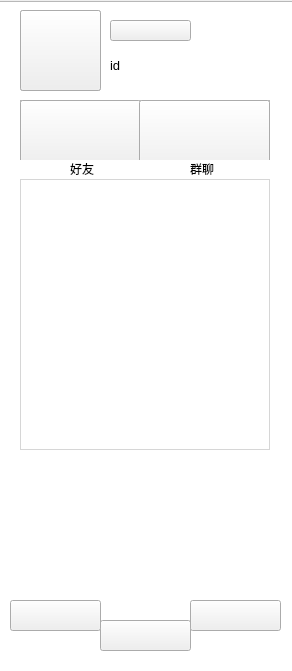
<?xml version="1.0" encoding="UTF-8"?>
<ui version="4.0">
 <class>home</class>
 <widget class="QWidget" name="home">
  <property name="geometry">
   <rect>
    <x>0</x>
    <y>0</y>
    <width>292</width>
    <height>671</height>
   </rect>
  </property>
  <property name="focusPolicy">
   <enum>Qt::NoFocus</enum>
  </property>
  <property name="windowTitle">
   <string>Form</string>
  </property>
  <property name="styleSheet">
   <string notr="true">home{background-image: url(:/img/home.png);}
</string>
  </property>
  <widget class="QToolButton" name="toolButtonImg">
   <property name="geometry">
    <rect>
     <x>20</x>
     <y>10</y>
     <width>81</width>
     <height>81</height>
    </rect>
   </property>
   <property name="styleSheet">
    <string notr="true">border-image: url(:/img/avatarimg.png);</string>
   </property>
   <property name="text">
    <string/>
   </property>
   <property name="iconSize">
    <size>
     <width>80</width>
     <height>80</height>
    </size>
   </property>
   <property name="popupMode">
    <enum>QToolButton::DelayedPopup</enum>
   </property>
   <property name="autoRaise">
    <bool>false</bool>
   </property>
   <property name="arrowType">
    <enum>Qt::NoArrow</enum>
   </property>
  </widget>
  <widget class="QPushButton" name="pushButtonDel">
   <property name="geometry">
    <rect>
     <x>100</x>
     <y>620</y>
     <width>91</width>
     <height>31</height>
    </rect>
   </property>
   <property name="styleSheet">
    <string notr="true">border-image: url(:/img/whitedel.png);</string>
   </property>
   <property name="text">
    <string/>
   </property>
  </widget>
  <widget class="QFrame" name="frame">
   <property name="geometry">
    <rect>
     <x>20</x>
     <y>100</y>
     <width>250</width>
     <height>60</height>
    </rect>
   </property>
   <property name="focusPolicy">
    <enum>Qt::ClickFocus</enum>
   </property>
   <property name="frameShape">
    <enum>QFrame::StyledPanel</enum>
   </property>
   <property name="frameShadow">
    <enum>QFrame::Raised</enum>
   </property>
   <widget class="QToolButton" name="toolButtonFriend">
    <property name="geometry">
     <rect>
      <x>0</x>
      <y>0</y>
      <width>121</width>
      <height>71</height>
     </rect>
    </property>
    <property name="styleSheet">
     <string notr="true">border-image: url(:/img/lucency.png);</string>
    </property>
    <property name="text">
     <string/>
    </property>
   </widget>
   <widget class="QToolButton" name="toolButton_2">
    <property name="geometry">
     <rect>
      <x>119</x>
      <y>0</y>
      <width>131</width>
      <height>81</height>
     </rect>
    </property>
    <property name="styleSheet">
     <string notr="true">border-image: url(:/img/lucency.png);</string>
    </property>
    <property name="text">
     <string/>
    </property>
   </widget>
   <widget class="QListView" name="listView">
    <property name="geometry">
     <rect>
      <x>30</x>
      <y>0</y>
      <width>61</width>
      <height>61</height>
     </rect>
    </property>
    <property name="styleSheet">
     <string notr="true">border-image: url(:/img/friends.png);</string>
    </property>
   </widget>
   <widget class="QLabel" name="label_2">
    <property name="geometry">
     <rect>
      <x>150</x>
      <y>0</y>
      <width>61</width>
      <height>61</height>
     </rect>
    </property>
    <property name="styleSheet">
     <string notr="true">border-image: url(:/img/group.png);</string>
    </property>
    <property name="text">
     <string/>
    </property>
   </widget>
   <zorder>listView</zorder>
   <zorder>label_2</zorder>
   <zorder>toolButtonFriend</zorder>
   <zorder>toolButton_2</zorder>
  </widget>
  <widget class="QLabel" name="labelUserId">
   <property name="geometry">
    <rect>
     <x>110</x>
     <y>50</y>
     <width>121</width>
     <height>30</height>
    </rect>
   </property>
   <property name="font">
    <font>
     <pointsize>10</pointsize>
    </font>
   </property>
   <property name="text">
    <string>id</string>
   </property>
  </widget>
  <widget class="QPushButton" name="pushButtonLogOut">
   <property name="geometry">
    <rect>
     <x>190</x>
     <y>600</y>
     <width>91</width>
     <height>31</height>
    </rect>
   </property>
   <property name="styleSheet">
    <string notr="true">border-image: url(:/img/whiteout.png);</string>
   </property>
   <property name="text">
    <string/>
   </property>
  </widget>
  <widget class="QLabel" name="labelUserName">
   <property name="geometry">
    <rect>
     <x>110</x>
     <y>20</y>
     <width>67</width>
     <height>17</height>
    </rect>
   </property>
   <property name="text">
    <string>username</string>
   </property>
  </widget>
  <widget class="QPushButton" name="pushButtonAdd">
   <property name="geometry">
    <rect>
     <x>10</x>
     <y>600</y>
     <width>91</width>
     <height>31</height>
    </rect>
   </property>
   <property name="styleSheet">
    <string notr="true">border-image: url(:/img/whiteadd.png);</string>
   </property>
   <property name="text">
    <string/>
   </property>
  </widget>
  <widget class="QListWidget" name="listWidgetFriend">
   <property name="geometry">
    <rect>
     <x>20</x>
     <y>179</y>
     <width>250</width>
     <height>271</height>
    </rect>
   </property>
   <property name="styleSheet">
    <string notr="true">font: 75 italic 12pt &quot;Comic Sans MS&quot;;
background-color: rgba(255, 255, 255,0.7);</string>
   </property>
  </widget>
  <widget class="QPushButton" name="pushButton">
   <property name="geometry">
    <rect>
     <x>20</x>
     <y>10</y>
     <width>81</width>
     <height>81</height>
    </rect>
   </property>
   <property name="styleSheet">
    <string notr="true">border-image: url(:/img/lucency.png);</string>
   </property>
   <property name="text">
    <string/>
   </property>
  </widget>
  <widget class="QPushButton" name="pushButton_2">
   <property name="geometry">
    <rect>
     <x>110</x>
     <y>20</y>
     <width>81</width>
     <height>21</height>
    </rect>
   </property>
   <property name="styleSheet">
    <string notr="true">border-image: url(:/img/lucency.png);</string>
   </property>
   <property name="text">
    <string/>
   </property>
  </widget>
  <widget class="QLabel" name="label">
   <property name="geometry">
    <rect>
     <x>70</x>
     <y>160</y>
     <width>31</width>
     <height>17</height>
    </rect>
   </property>
   <property name="text">
    <string>好友</string>
   </property>
  </widget>
  <widget class="QLabel" name="label_3">
   <property name="geometry">
    <rect>
     <x>190</x>
     <y>160</y>
     <width>31</width>
     <height>17</height>
    </rect>
   </property>
   <property name="text">
    <string>群聊</string>
   </property>
  </widget>
  <widget class="QListView" name="listView_2">
   <property name="geometry">
    <rect>
     <x>-5</x>
     <y>1</y>
     <width>301</width>
     <height>671</height>
    </rect>
   </property>
   <property name="styleSheet">
    <string notr="true">border-image: url(:/img/home.png);</string>
   </property>
  </widget>
  <zorder>listView_2</zorder>
  <zorder>toolButtonImg</zorder>
  <zorder>pushButtonDel</zorder>
  <zorder>frame</zorder>
  <zorder>labelUserId</zorder>
  <zorder>pushButtonLogOut</zorder>
  <zorder>labelUserName</zorder>
  <zorder>pushButtonAdd</zorder>
  <zorder>listWidgetFriend</zorder>
  <zorder>pushButton</zorder>
  <zorder>pushButton_2</zorder>
  <zorder>label</zorder>
  <zorder>label_3</zorder>
 </widget>
 <resources/>
 <connections/>
</ui>
